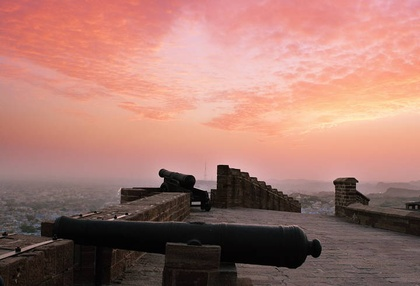
%> input picture images/sunset.jpg, 420 x 286 px, shrunk from 720 x 491 before the run
$ octave --eval "result = FLM(rgb2gray(imread('../images/sunset.jpg')));"   (GNU Octave 9; MATLAB toolbox functions it lacks are replaced by stand-ins)
%> lines starting %> are read from the running program, lines starting %| are printed output that depends on the picture; in (x1, y1, x2, y2) boxes, pixels count from 0 and x2, y2 are one past the last pixel; in counts of white or black regions, pixels touching at a corner belong together; the program's own positions count from 1
### FLM/GrayStretch.m
%   The code was written by Jicai Teng, Jinhui Shi, Kun Zhan
%   $Revision: 1.0.0.0 $  $Date: 2014/12/06 $ 17:58:47 $

%   Reference:
%   [1] K. Zhan, J. Shi, Q. Li, J. Teng, M. Wang,
%   "Image segmentation using fast linking SCM,"
%   in Proc. of IJCNN, vol. 25, pp. 2093-2100, 2015.
%   [2] K. Zhan, J. Shi, J. Teng, Q. Li and M. Wang,
%   "Feature-linking model for image enhancement,"
%   Neural Computation, vol. 28, no. 6, pp. 1072-1100, 2016.

function GS = GrayStretch(I,Per)
    [m,M] = FindingMm(I,Per);
    GS = uint8((double(I)-m)./(M-m)*255);
end
function [minI,MaxI] = FindingMm(I,Per)
    h = imhist(I);
    All = sum(h);
    ph = h ./ All;
    mth_ceiling = BoundFinding(ph,Per);
    Mph=fliplr(ph')';
    Mth_floor = BoundFinding(Mph,Per);
    Mth_floor = 256 - Mth_floor + 1;
    ConstraintJudge = @(x,y) sum(h(x:y))/All >= Per;
    Difference = zeros(256,256) + inf;
    for m = mth_ceiling:-1:1
        for M = Mth_floor:256
            if (h(m) > 0 )&&(h(M) > 0)
                if ConstraintJudge(m,M)
                    Difference(m,M) = M - m;
                end
            end
        end
    end
    minD = min(Difference(:));
    [m, M] = find(Difference==minD);
    minI = m(1) - 1;
    MaxI = M(1) - 1;
end
function m_ceiling = BoundFinding(ph,Per)
    cumP = cumsum(ph);
    n = 1;
    residualP = 1-Per;
    while cumP(n) < residualP
        n = n + 1;
    end
    m_ceiling = n;
end

### FLM/FLM.m
function Rep1gs = FLM(I)
%   The FLM function was written by Kun Zhan, Jicai Teng, Jinhui Shi
%   $Revision: 1.0.0.0 $  $Date: 2014/11/21 $ 16:58:08 $

%   Reference:
%   K. Zhan, J. Shi, J. Teng, Q. Li and M. Wang,
%   "Feature-linking model for image enhancement,"
%   Neural Computation, vol. 28, no. 6, pp. 1072-1100, 2016.

funInverse = @(x) max(max(x)) + 1 - x;
funNormalize = @(x) ( x-min(min(x)))/( max(max(x))-min(min(x)) + eps);
[r,c] = size(I);  rc = r*c;
%> after `[r,c] = size(I)`: r = 286; c = 420
%> after `rc = r*c`: rc = 120120
S = funNormalize(double(I)) + 1/255;
W=[0.7 1 0.7; 1  0  1 ; 0.7 1 0.7;];
Y=zeros(r,c);   U = Y;  Time = Y; sumY = 0;  n = 0;
%_____________________Theta_0______________
Lap = fspecial('laplacian',0.2);
Theta = 1 + imfilter(S,Lap,'symmetric');
%_____________________f____________________
f = 0.75 * exp(-(S).^2 / 0.16) + 0.05;
G = fspecial('gaussian',7,1);
f = imfilter(f,G,'symmetric');
%___________________Parameters____________
h = 2e10; d = 2; g = 0.9811; alpha = 0.01; beta = 0.03;
while sumY < rc
    n = n + 1;
    K = conv2(Y,W,'same');
    Wave = alpha * K + beta .* S .* (K - d);
    U = f.*U + S + Wave;
    Theta = g*Theta + h.*Y;
    Y = double(U > Theta);
    Time = Time + n .* Y;
    sumY = sumY + sum(Y(:));
end
%> this loop made 237 passes
%> sumY on passes 1 to 3: 330, 1393, 3122
%> pass 1, in FLM, `Wave = alpha * K + beta .* S .* (K - d);`:
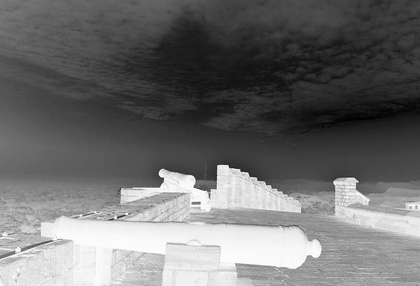
%> Wave: size 286x420 double; min -0.0602, max -0.000235, mean -0.0344; drawn with min black and max white
%> pass 1, in FLM, `Y = double(U > Theta);`:
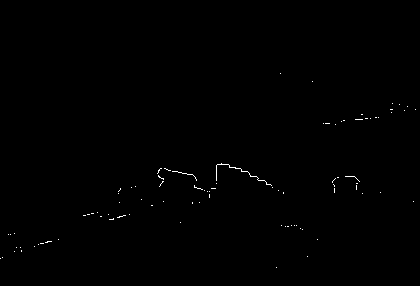
%> Y: size 286x420 double; values 0 (black) and 1 (white), 0.27% white in thin lines or dots, all inside (x1, y1, x2, y2) = (0, 73, 416, 268)
%> after the loop:
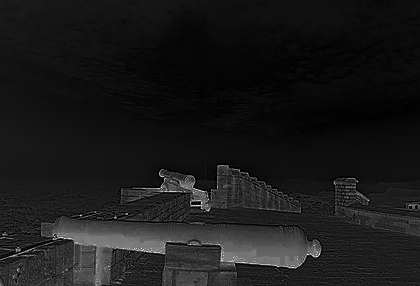
%> Time: size 286x420 double; min 1, max 237, mean 25.9
%> after the loop:
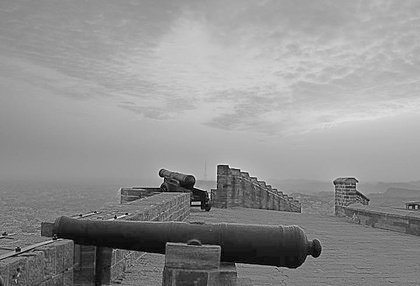
%> U: size 286x420 double; min 0.0136, max 1.14, mean 0.654; drawn with min black and max white
%> after the loop, n = 237; sumY = 120120
Rep = funInverse(Time);
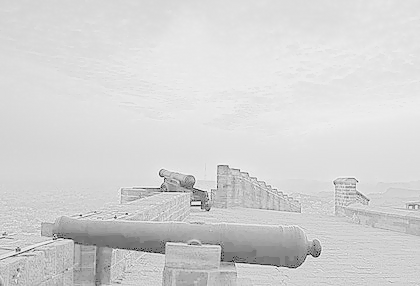
%> Rep: size 286x420 double; min 1, max 237, mean 212.1
Rep = funNormalize(Rep);
Rep = uint8(Rep * 255);
%> Rep: size 286x420 uint8
Rep1gs = GrayStretch(Rep,0.98);
%> in FindingMm, `h = imhist(I);`: h = 256 values, max 5342 at index 241, min 0 at index 3, mean 469.2
%> in FindingMm, `All = sum(h);`: All = 120120
%> in FindingMm, `ph = h ./ All;`: ph = 256 values, max 0.0445 at index 241, min 0 at index 3, mean 0.00391
%> in BoundFinding, `cumP = cumsum(ph);`: cumP = 256 values from 8.33e-06 to 1
%> the loop in BoundFinding, `while cumP(n) < residualP` made 135 passes
%> after the loop in BoundFinding, `while cumP(n) < residualP`: n = 136
%> in FindingMm, `Mph=fliplr(ph')';`: Mph = 256 values, max 0.0445 at index 16, min 0 at index 8, mean 0.00391
%> the loop in BoundFinding (call 2), `while cumP(n) < residualP` made 2 passes
%> n on passes 1 to 2: 2, 3
%> in FindingMm, `Mth_floor = BoundFinding(Mph,Per);`: Mth_floor = 3
%> in FindingMm, `Mth_floor = 256 - Mth_floor + 1;`: Mth_floor = 254
%> the loop in FindingMm, `for m = mth_ceiling:-1:1` made 136 passes
%> m on passes 1 to 12: 136, 135, 134, 133, 132, 131, 130, 129, 128, 127, 126, 125
%> after the loop in FindingMm, `for m = mth_ceiling:-1:1`:
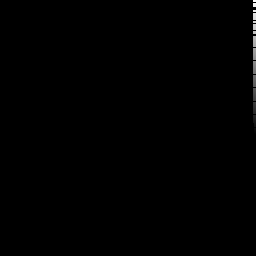
%> Difference: size 256x256 double; 99.48% of the values are NaN or infinite; the others: min 120, max 255, mean 186.1; drawn with min black, max white, NaN and infinite black
%> in FindingMm, `minD = min(Difference(:));`: minD = 120
%> in FindingMm, `[m, M] = find(Difference==minD);`: m = 136; M = 256
%> in FindingMm, `minI = m(1) - 1;`: minI = 135
%> in FindingMm, `MaxI = M(1) - 1;`: MaxI = 255
%> in GrayStretch, `[m,M] = FindingMm(I,Per);`: m = 135; M = 255
%> in GrayStretch, `GS = uint8((double(I)-m)./(M-m)*255);`:
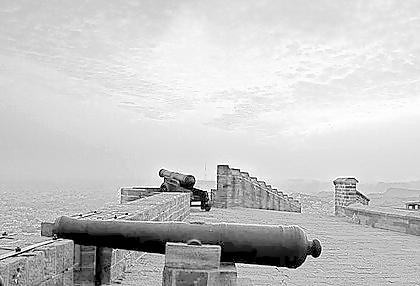
%> GS: size 286x420 uint8; min 0, max 255, mean 198.9

$ run again, on images/Lunaria.png
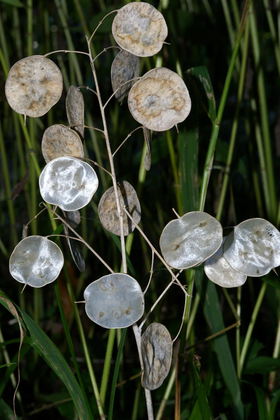
%> input picture images/Lunaria.png, 280 x 420 px, shrunk from 534 x 800 before the run
%> the loop in FLM, `while sumY < rc` made 284 passes
%> sumY on passes 1 to 3: 2566, 4759, 5658
%> pass 1, in FLM, `Y = double(U > Theta);`:
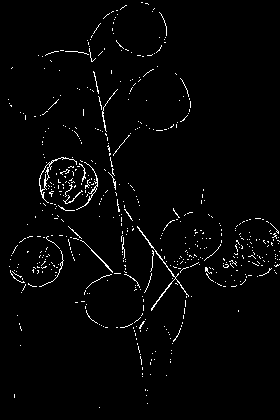
%> Y: size 420x280 double; values 0 (black) and 1 (white), 2.2% white in thin lines or dots
%> after the loop in FLM, `while sumY < rc`: n = 284; sumY = 117600
%> h = 256 values, max 4038 at index 233, min 0 at index 2, mean 459.4
%> All = 117600
%> ph = 256 values, max 0.0343 at index 233, min 0 at index 2, mean 0.00391
%> cumP = 256 values from 8.5e-06 to 1
%> the loop in BoundFinding, `while cumP(n) < residualP` made 116 passes
%> after the loop in BoundFinding, `while cumP(n) < residualP`: n = 117
%> Mph = 256 values, max 0.0343 at index 24, min 0 at index 244, mean 0.00391
%> in FindingMm, `Mth_floor = BoundFinding(Mph,Per);`: Mth_floor = 1
%> in FindingMm, `Mth_floor = 256 - Mth_floor + 1;`: Mth_floor = 256
%> the loop in FindingMm, `for m = mth_ceiling:-1:1` made 117 passes
%> m on passes 1 to 8: 117, 116, 115, 114, 113, 112, 111, 110
%> minD = 139
%> in FindingMm, `[m, M] = find(Difference==minD);`: m = 117; M = 256
%> minI = 116
%> MaxI = 255
%> in GrayStretch, `[m,M] = FindingMm(I,Per);`: m = 116; M = 255
%> in GrayStretch, `GS = uint8((double(I)-m)./(M-m)*255);`:
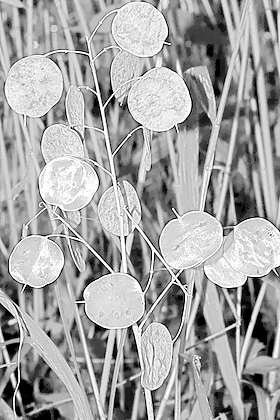
%> GS: size 420x280 uint8; min 0, max 255, mean 164.3
